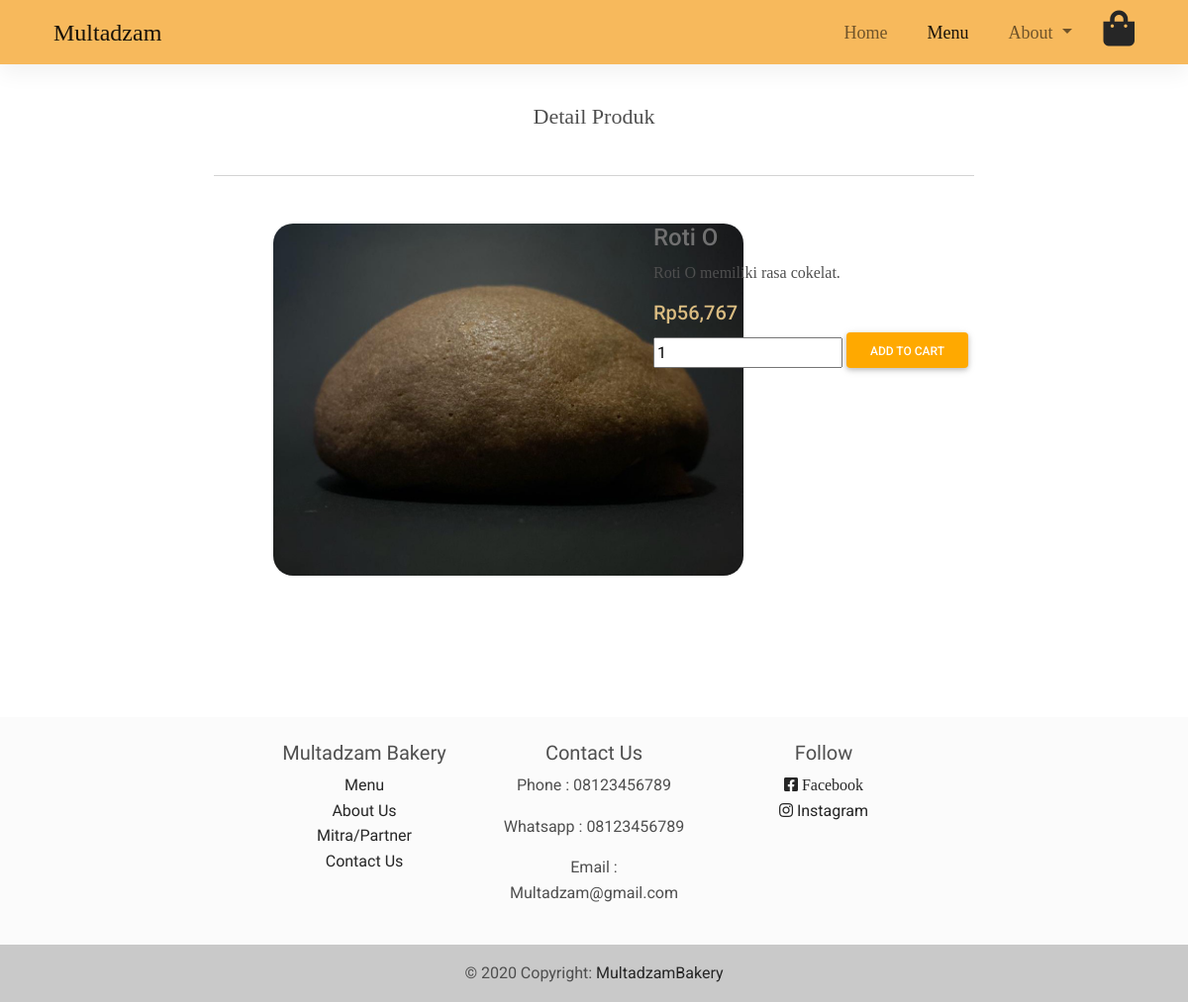
The app's page /produk.php?id_produk=11 with its own data.
### tables this page shows
CREATE TABLE `produk` (
  `id_produk` int(11) NOT NULL,
  `nama_produk` varchar(300) NOT NULL,
  `harga_produk` int(11) NOT NULL,
  `deskripsi_produk` text NOT NULL,
  `gambar_produk` varchar(300) NOT NULL
);

### web/admin/functions.php (called while the page is built, shortened)
<?php
$conn = mysqli_connect("localhost", "root", "", "multadzambakery");
function query($query)
{
	global $conn;
	$result = mysqli_query($conn, $query);
	$rows = [];
	while ($row = mysqli_fetch_assoc($result)) {
		$rows[] = $row;
	}
	return $rows;
}

### web/produk.php (the view, shortened to what this page needs)
<?php
require 'admin/functions.php';
$id_produk = $_GET['id_produk'];
$produks = query("SELECT * FROM produk WHERE id_produk = $id_produk");
?>
<!DOCTYPE html>
<html lang="en">
<head>
    <link rel="stylesheet" href="https://use.fontawesome.com/releases/v5.11.2/css/all.css" />
    <link rel="stylesheet" href="css/mdb.min.css" />
    <link rel="stylesheet" href="css/navbar.css">
    <link rel="stylesheet" href="css/index.css">
</head>
<body>
    <nav class="navbar navbar-expand-lg navbar-light fixed-top">
        <div class="container">
            <div class="container-fluid">
                <div class="collapse navbar-collapse" id="navbarSupportedContent">
                    <a class="navbar-brand" href="#">Multadzam</a>
                    <ul class="navbar-nav ms-auto mb-2 mb-lg-0">
                        <li class="nav-item me-4">
                            <a class="nav-link" aria-current="page" href="index.php">Home</a>
                        </li>
                        <li class="nav-item me-4">
                            <a class="nav-link  active" href="menu.php">Menu</a>
                        </li>
                        <li class="nav-item dropdown me-4">
                            <a class="nav-link dropdown-toggle" href="#" id="navbarDropdown" role="button" data-mdb-toggle="dropdown" aria-expanded="false">
                                About
                            </a>
                        </li>
                        <li><a href="" class="link-dark"><i class=" fas fa-shopping-bag fa-2x"></i></a></li>
                    </ul>
                </div>
            </div>
        </div>
    </nav>
    <div class="container" style=" margin-top: 100px; width:66%; background-color:white; margin-left:17%">
        <div class="mx-auto" style="text-align: center; font-family: 'Cormorant Upright', serif; font-size: 22px;">Detail Produk</div><br>
        <hr>
        <?php foreach ($produks as $produk) : ?>
            <div class="container m-5">
                <div class="row">
                    <div class="col-xl-6" style="min-height: 400px; background-color: white;"> <a href=""><img style=" width: 475px; border-radius: 20px;" src="img/foto_produk/<?= $produk['gambar_produk']; ?>" alt=""></a></div>
                    <div class="col-xl-6">
                        <a href="" style="color:#707070">
                            <h4><?= $produk['nama_produk']; ?></h4>
                        </a>
                        <p style="font-family: 'Cormorant Upright', serif; font-size: 16px;"><?= $produk['deskripsi_produk']; ?></p>
                        <h5 style="color:#DABC81 ;">Rp<?= number_format($produk['harga_produk']); ?></h5>
                        <form action="add_cart.php" method="POST">
                            <input type="number" name="quantity" size="5" autofocus value="1" autocomplete="off">
                            <button type="submit" name="pesan" class="btn btn-warning">ADD TO CART</button>
                        </form>
                    </div>
                </div>
            </div>
        <?php endforeach; ?>
    </div><br><br>
    <footer class="bg-light text-center text-lg-start">
        <div class="container p-4" style="width:60%; text-align:center">
            <div class="row">
                <div class="col-lg-4 col-md-6 mb-4 mb-md-0">
                    <h5 style="font-family: 'Jomolhari', serif;">Multadzam Bakery</h5>
                    <ul class="list-unstyled mb-0">
                        <li>
                            <a href="menu.php" class="text-dark" style="font-family: 'Ibarra Real Nova', serif;">Menu</a>
                        </li>
                        <li>
                            <a href="about.php" class="text-dark" style="font-family: 'Ibarra Real Nova', serif;">About Us</a>
                        </li>
                        <li>
                            <a href="mitra.php" class="text-dark" style="font-family: 'Ibarra Real Nova', serif;">Mitra/Partner</a>
                        </li>
                        <li>
                            <a href="contact.php" class="text-dark" style="font-family: 'Ibarra Real Nova', serif;">Contact Us</a>
                        </li>
                    </ul>
                </div>
                <div class="col-lg-4 col-md-6 mb-4 mb-md-0">
                    <h5 style="font-family: 'Jomolhari', serif;">Contact Us</h5>
                    <ul class="list-unstyled mb-0">
                        <li>
                            <p>Phone : 08123456789</p>
                        </li>
                        <li>
                            <p>Whatsapp : 08123456789</p>
                        </li>
                        <li>
                            <p>Email : Multadzam@gmail.com</p>
                        </li>
                    </ul>
                </div>
                <div class="col-lg-4 col-md-6 mb-4 mb-md-0">
                    <h5 style="font-family: 'Jomolhari', serif;">Follow</h5>
                    <ul class="list-unstyled">
                        <li>
                            <a href="#!" class="text-dark"><i class="fab fa-facebook-square"> Facebook</i></a>
                        </li>
                        <li>
                            <a href="#!" class="text-dark"><i class="fab fa-instagram"></i> Instagram</a>
                        </li>
                    </ul>
                </div>
            </div>
        </div>
        <div class="text-center p-3" style="background-color: rgba(0, 0, 0, 0.2)">
            © 2020 Copyright:
            <a class="text-dark" href="index.php">MultadzamBakery</a>
        </div>
    </footer>
</body>
</html>

### web/css/navbar.css (style rules this page uses)
.navbar { background-color: #f7b95c; font-family: "Cormorant Upright", serif; font-size: 18px; }
.navbar-brand { font-size: 24px; }

### records on screen
produk: gambar_produk (picture), nama_produk "Roti O", deskripsi_produk "Roti O memiliki rasa cokelat.", harga_produk "56,767"
